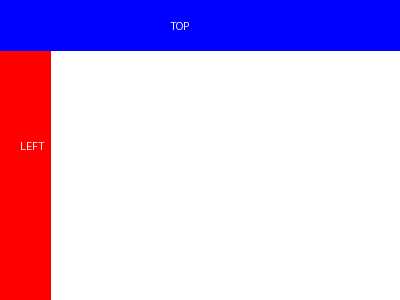
#> input picture test_rotation_normal.png, 400 x 300 px, found by its file name
$ python create_flagged_test.py
#> lines starting #> are read from the running program, lines starting #| are printed output that depends on the picture
#!/usr/bin/env python3
"""
Create test image with orientation flag from test_rotation_normal.png
"""

from PIL import Image
import piexif

# Open the base image
input_path = '/Users/erichenry/Desktop/photos-light/test_rotation_normal.png'
output_path = '/Users/erichenry/Desktop/photos-light/landscape_300x400_flagged.png'

print(f"📖 Loading {input_path}")
img = Image.open(input_path)
#> img is the input picture: PIL image 400x300 RGB; mean R, G, B 211.7, 184.9, 228.1
print(f"   Original size: {img.size} (width × height)")
#|    Original size: (400, 300) (width × height)

# Rotate pixels 90° CCW (makes 400×300 → 300×400)
print(f"🔄 Rotating pixels 90° CCW...")
img_rotated = img.rotate(90, expand=True)
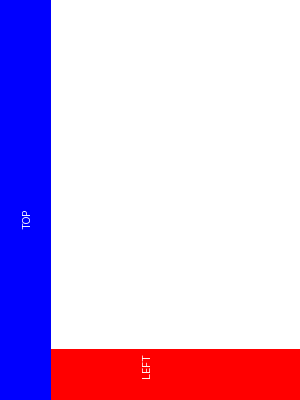
#> img_rotated: PIL image 300x400 RGB; mean R, G, B 211.7, 184.9, 228.1
print(f"   Rotated size: {img_rotated.size}")
#|    Rotated size: (300, 400)

# Create EXIF data with Orientation=6 (Rotate 90° CW)
exif_dict = {
    "0th": {
        piexif.ImageIFD.Orientation: 6,
    }
}
#> (the run stopped early here; a loop or call above may not have finished)
